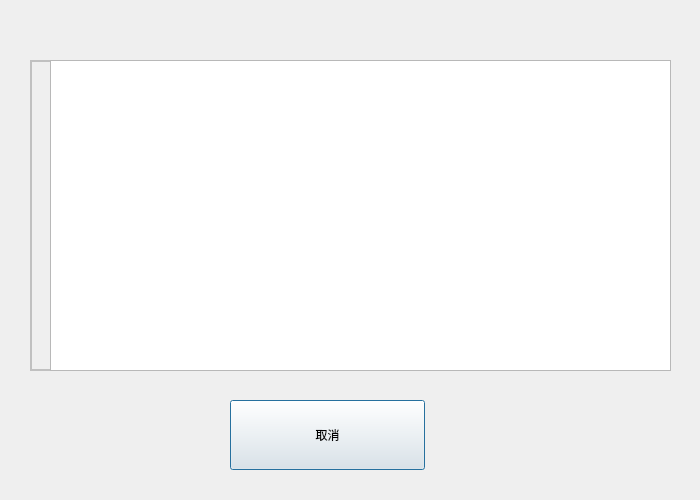
<?xml version="1.0" encoding="UTF-8"?>
<ui version="4.0">
 <class>MonListDialog</class>
 <widget class="QDialog" name="MonListDialog">
  <property name="geometry">
   <rect>
    <x>0</x>
    <y>0</y>
    <width>700</width>
    <height>500</height>
   </rect>
  </property>
  <property name="windowTitle">
   <string>Dialog</string>
  </property>
  <widget class="QTableView" name="tableViewMonList">
   <property name="geometry">
    <rect>
     <x>50</x>
     <y>60</y>
     <width>621</width>
     <height>311</height>
    </rect>
   </property>
  </widget>
  <widget class="CommonPushButton" name="pushButtonMonListCancel">
   <property name="geometry">
    <rect>
     <x>230</x>
     <y>400</y>
     <width>195</width>
     <height>70</height>
    </rect>
   </property>
   <property name="text">
    <string>取消</string>
   </property>
  </widget>
  <widget class="QFrame" name="frameMonList">
   <property name="geometry">
    <rect>
     <x>30</x>
     <y>60</y>
     <width>641</width>
     <height>311</height>
    </rect>
   </property>
   <property name="styleSheet">
    <string notr="true">background-color: transparent;
border: 2px solid #C0C0C0;</string>
   </property>
   <property name="frameShape">
    <enum>QFrame::StyledPanel</enum>
   </property>
   <property name="frameShadow">
    <enum>QFrame::Raised</enum>
   </property>
  </widget>
  <zorder>frameMonList</zorder>
  <zorder>tableViewMonList</zorder>
  <zorder>pushButtonMonListCancel</zorder>
 </widget>
 <customwidgets>
  <customwidget>
   <class>CommonPushButton</class>
   <extends>QPushButton</extends>
   <header>commonpushbutton.h</header>
  </customwidget>
 </customwidgets>
 <resources/>
 <connections/>
</ui>
